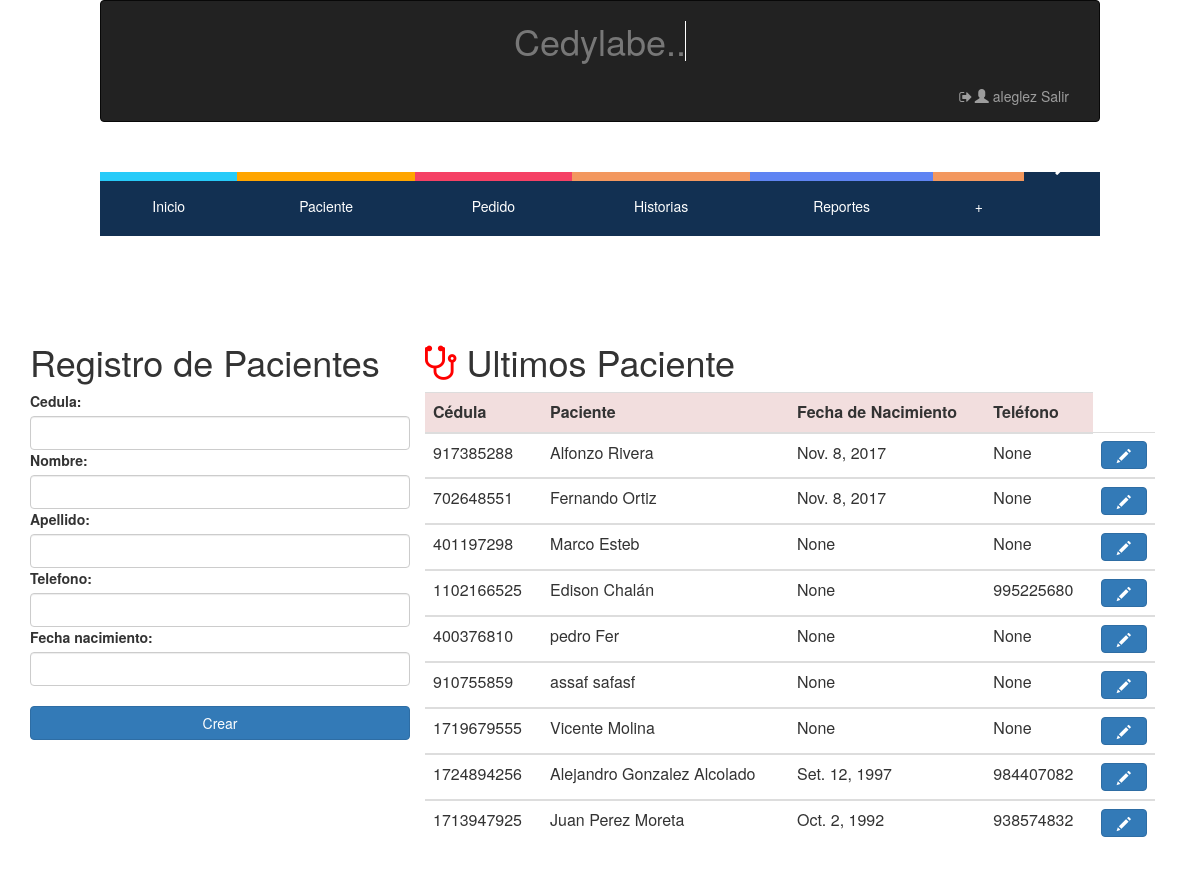
Screenshot of /crear/paciente/ (signed in) with the database file from the repository.
### hcapp/models.py (models this page shows, shortened)
class Paciente (models.Model):
    Cedula = models.IntegerField(null=False, blank=False, unique=True, error_messages={'unique':"Ya existe un paciente con esta cédula en el sistema"}) # es necesaria?
    Nombre = models.CharField(max_length=128, null=False, blank=False)
    Apellido = models.CharField(max_length=128, null=False, blank=False)
    Telefono = models.IntegerField(validators=[MaxValueValidator(9999999999)], null=True, blank=True)
    Fecha_nacimiento= models.DateField(null= True, blank=True)
    Fecha_ingreso= models.DateField(auto_now=True, auto_now_add=False)
    '''def save(self, *args, **kwargs):
        if not self.Edad:
            self.Edad = calculate_age(self.Fecha_nacimiento)
        super(Paciente, self).save(*args, **kwargs)'''

### hcapp/views.py (the view)
# urls.py: url(r'^crear/paciente/$',login_required(views.CrearPaciente.as_view()) ,name="Crear-Paciente"),
class CrearPaciente(generic.CreateView):
    model = Paciente
    fields = ['Cedula','Nombre','Apellido','Telefono','Fecha_nacimiento']
    template_name_suffix ='_form'
    success_url =reverse_lazy('hcapp:Crear-Paciente')
    def get_form(self, form_class=None ):
        form = super(CrearPaciente, self).get_form(form_class)
        form.fields['Cedula'].validators=[validar_cedula]
        for x, y in form.fields.items():
            form.fields[x].widget.attrs.update({'class': 'form-control'})
        return form
    def get_context_data(self, **kwargs):
        ctx = super(CrearPaciente, self).get_context_data(**kwargs)
        ultimos=Paciente.objects.all().order_by('-Fecha_ingreso')[:10]
        ctx['ultimos'] = ultimos
        return ctx

### hcapp/templates/hcapp/paciente_form.html (shortened to what this page needs)
{% extends "hcapp/index.html" %}
{% load staticfiles %}
{% block contenido %}
<div class="container">
  <div class="col-md-4">
    <form name="formulario_pacientes" method="post">
      <div class="form-group row">
        <h1><center>Registro de Pacientes</center></h1>
          <div>
            {% include 'hcapp/form_template.html' %}
           <br>
            <button class="btn btn-primary btn-block"> Crear </button>
          <br>
          </div>
      </div>
    </form>
  </div>
  <div class="col-md-8">
    <table class="table Contextual Classes" border="0">
      <thead>
      <tr colspan="4" align="center"><center><h1><i class="fa fa-stethoscope" style="font-size:40px;color: red;"></i> Ultimos Paciente</h1></center></tr>
        <tr class="danger">
          <th>Cédula   </th>
          <th>Paciente </th>
          <th>Fecha de Nacimiento </th>
          <th>Teléfono </th>
        </tr>
      </thead>
       {% for paciente in ultimos %}
      <tbody>
        <tr>
          <td>
            {{paciente.Cedula}}
          </td>
          <td>
            {{paciente.Nombre }}  {{paciente.Apellido}}
          </td>
          <td>
            {{paciente.Fecha_nacimiento}}
          </td>
          <td>
            {{paciente.Telefono}}
          </td>
          <th>
            <button class="btn btn-primary btn-block" type="button" id="modificar_paciente"  onclick="window.location.href='/editar/paciente/{{ paciente.pk }}'">  <span class="glyphicon glyphicon-pencil"></span></button>
          </th>
        </tr>
      </tbody>
      {% endfor %}
    </table>
  </div>
</div>
{% endblock contenido %}

### hcapp/templates/hcapp/index.html (shortened to what this page needs)
{% load staticfiles %}
<html lang="en">
    <link rel="stylesheet" href="{% static 'css/fonts.css' %}">
    <link rel="stylesheet" href="{% static 'css/estilo_distribucion_cntenido.css' %}">
    <link rel="stylesheet" href="{% static 'css/estilo_titulo.css' %}">
    <link rel="stylesheet" href="{% static 'css/style.css' %}">
    <link rel="stylesheet" href="{% static 'css_boot/bootstrap.css' %}">
    <link rel="stylesheet" href="{% static 'css/alertify.min.css' %}">
    <link rel="stylesheet" href="{% static 'css/themes/default.min.css' %}">
    <link rel="stylesheet" href="{% static 'css/themes/default.min.css' %}">
    <link rel="stylesheet" href="{% static 'css/themes/bootstrap.min.css' %}">
    <link rel="stylesheet" href="{% static 'css/jquery-ui.css' %}">
    <link rel="stylesheet" href="http://maxcdn.bootstrapcdn.com/bootstrap/3.3.4/css/bootstrap.min.css">
    <link rel="stylesheet" href="https://cdnjs.cloudflare.com/ajax/libs/font-awesome/4.7.0/css/font-awesome.min.css">
    <link rel="stylesheet" href="//code.jquery.com/ui/1.12.1/themes/base/jquery-ui.css">
    <link rel="stylesheet" href="/resources/demos/style.css">
  <head>
 </head>
  <body>
<div class="container">
    <nav class="navbar navbar-default navbar-inverse" role="navigation">
      <div class="container-fluid">
<div class="contenedor_titulo">
  <div align="left">
    <h1 class="text-muted">Cedylabe..<span>&#160;</span></h1>
  </div>
</div>
        <div class="collapse navbar-collapse" id="bs-example-navbar-collapse-1">
          <ul class="nav navbar-nav navbar-right">
                        {% if user.is_authenticated  %}
                         <li><a href="/logout/"><i class="fa fa-sign-out fa-fw"></i><span class="glyphicon glyphicon-user"></span> {{user.username}} Salir </a></li>
                          {% else %}
                        <li><a href="/login/"><i class="fa fa-sign-out fa-fw"></i><span class="glyphicon glyphicon-share"></span> Ingresar</a>
                        {% endif %}</a></li>
          </ul>
        </div>
      </div>
    </nav>
</div>
<div class="container">
  <header>
    <nav>
      <ul>
        <li><a href="{% url "hcapp:Inicio" %}"><span class="color1"><i class="icon icon-home"></i></span>Inicio</a></li>
        <li><a href="{% url "hcapp:Crear-Paciente" %}"><span class="color2"><i class="icon icon-man"></i></span>Paciente</a>
        </li>
        <li><a href="{% url "hcapp:Home-Pedidos" %}"><span class="color3"><i class="icon icon-file-text2"></i></span>Pedido</a>
        </li>
        <li><a href="{% url "hcapp:Tabla-Historias" %}"><span class="color4"><i class="icon icon-files-empty" ></i></span>Historias</a></li>
        <li><a href="{% url "hcapp:Home-Reportes" %}"><span class="color6"><i class="icon icon-folder-open"></i></span>Reportes</a>
        </li>
        <li><a href="{% url "hcapp:Subir-Plantilla" %}"><span class="color4"></span> + </a></li>
        <li><a href="/admin/"><span class="color4">admin<i class="icon glyphicon glyphicon-wrench" ></i></span></a></li>
      </ul>
    </nav>
  </header>
</div>
</body>
</html>
{% block contenido %}
{% endblock contenido %}

### hcapp/static/css/estilo_distribucion_cntenido.css (style rules this page uses)
* { margin: 0; padding: 0; }
body { font-family: none; background: #fff; color: #fff; }
header { margin-top:10px; width: 100%; height: 150px; overflow: hidden; position: relative; }
nav { top:-20px; position: absolute; left:0; right:0; margin:20px auto; max-width:1000px; width:90%; }
nav ul { list-style:none; }
nav > ul { display:table; width:100%; background:#123052; position:relative; }
nav > ul li { display:table-cell; }
nav > ul > li { display: table-cell; }
nav > ul li a { color:#fff; display:block; line-height:20px; padding:20px; position: relative; text-align:center; text-decoration:none; -webkit-transition: all .3s ease; -moz-transition: all .3s ease; -ms-transition: all .3s ease; -o-transition: all .3s ease; transition: all .3s ease; }
nav > ul > li > a span { background:#174459; display:block; height:100%; width:100%; left:0; position:absolute; top:-55px; -webkit-transition: all .3s ease; -moz-transition: all .3s ease; -ms-transition: all .3s ease; -o-transition: all .3s ease; transition: all .3s ease; }
nav > ul > li > a span .icon { display:block; line-height:60px; }
nav ul li a .color1 { background: #27CBF9; }
nav ul li a .color2 { background:orange; }
nav ul li a .color3 { background: #F54165; }
nav ul li a .color4 { background: #F3985F; }
nav ul li a .color6 { background: #5F84F3; }

### hcapp/static/css/estilo_titulo.css (style rules this page uses)
* { margin: 0; padding: 0; }
body { font-family: monospace; background: #000; }
.contenedor_titulo { margin: auto; display: table; }
h1 { float: left; color: #fff; position: relative; font-size:2.5em; }

### hcapp/static/css/style.css (style rules this page uses)
[class^="icon-"], [class*=" icon-"] { font-family: 'icomoon' !important; speak: none; font-style: normal; font-weight: normal; font-variant: normal; text-transform: none; line-height: 1; -webkit-font-smoothing: antialiased; -moz-osx-font-smoothing: grayscale; }
.icon-file-text2:before { content: "\e926"; }
.icon-man:before { content: "\e9dc"; }

### rows the page displays
Paciente: Cedula "917385288", Nombre "Alfonzo", Apellido "Rivera", Fecha_nacimiento "Nov. 8, 2017", Telefono "None"
Paciente: Cedula "702648551", Nombre "Fernando", Apellido "Ortiz", Fecha_nacimiento "Nov. 8, 2017", Telefono "None"
Paciente: Cedula "401197298", Nombre "Marco", Apellido "Esteb", Fecha_nacimiento "None", Telefono "None"
Paciente: Cedula "1102166525", Nombre "Edison", Apellido "Chalán", Fecha_nacimiento "None", Telefono "995225680"
Paciente: Cedula "400376810", Nombre "pedro", Apellido "Fer", Fecha_nacimiento "None", Telefono "None"
Paciente: Cedula "910755859", Nombre "assaf", Apellido "safasf", Fecha_nacimiento "None", Telefono "None"
Paciente: Cedula "1719679555", Nombre "Vicente", Apellido "Molina", Fecha_nacimiento "None", Telefono "None"
Paciente: Cedula "1724894256", Nombre "Alejandro", Apellido "Gonzalez Alcolado", Fecha_nacimiento "Set. 12, 1997", Telefono "984407082"
Paciente: Cedula "1713947925", Nombre "Juan", Apellido "Perez Moreta", Fecha_nacimiento "Oct. 2, 1992", Telefono "938574832"

### other values shown
{{ user.username }} "aleglez"
{{ field.label_tag }} "Cedula:" "Nombre:" "Apellido:" "Telefono:" "Fecha nacimiento:"
